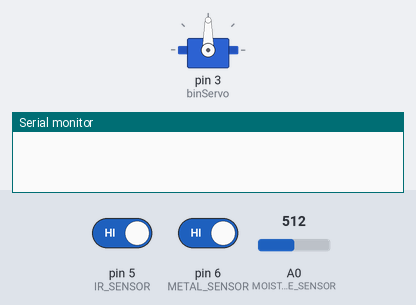
Simulated run of this sketch. Board: Arduino Uno, built with avr-gcc and run on an emulated ATmega328P. Shown: servo, the last lines printed to the serial monitor. Inputs (shaded band) come from the test bench; at power-on: pin 5 (IR_SENSOR) HIGH, A0 (MOISTURE_SENSOR) = 512, pin 6 (METAL_SENSOR) HIGH.

Above: at 1.2 s.
1.3 s: pin 5 (IR_SENSOR) driven LOW
At 2.5 s:
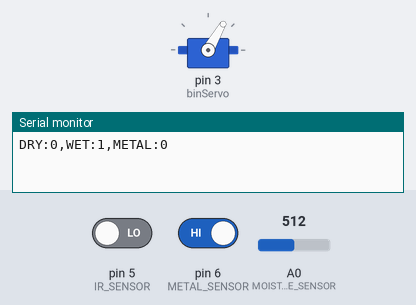
2.8 s: A0 (MOISTURE_SENSOR) set to 487
At 4.3 s:
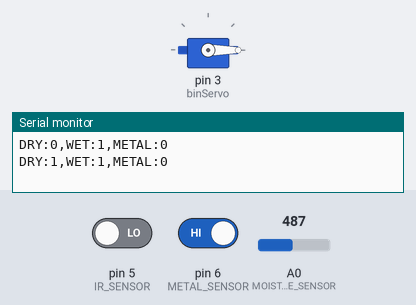
4.8 s: pin 6 (METAL_SENSOR) driven LOW
At 5.8 s:
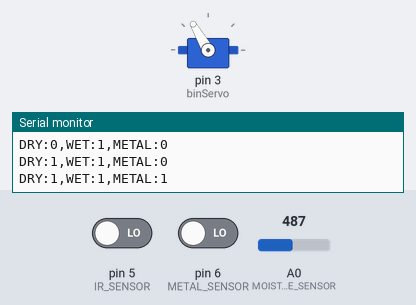
6.8 s: pin 6 (METAL_SENSOR) driven HIGH
At 8.5 s:
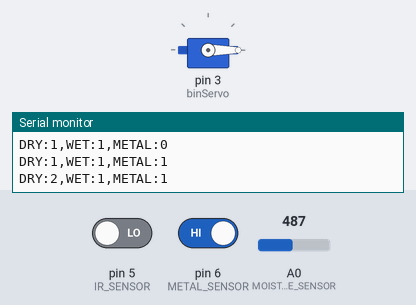
8.8 s: A0 (MOISTURE_SENSOR) set to 510
At 10.1 s:
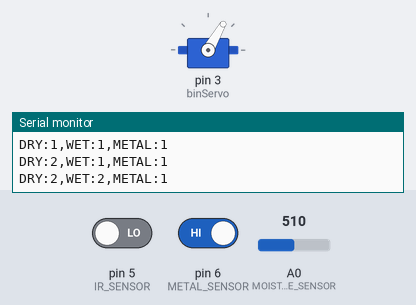
Timing chart, 0 to 11.8 s (numbered marks = the images above; inputs shaded):
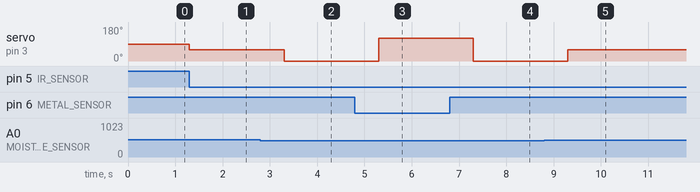

Measured:
- the behaviour switches between 501 and 500 on A0 (MOISTURE_SENSOR) (found by bisection; images 1 and 2)
- after the input at 1.3 s, servo on pin 3 (binServo): 90° → 60° at once
- after the input at 2.8 s, servo on pin 3 (binServo): 60° → 0° after 0.50 s
- after the input at 4.8 s, servo on pin 3 (binServo): 0° → 120° after 0.50 s
- after the input at 6.8 s, servo on pin 3 (binServo): 120° → 0° after 0.50 s
- after the input at 8.8 s, servo on pin 3 (binServo): 0° → 60° after 0.50 s

The sketch:

waste_segmentation.ino
```cpp
#include <Servo.h>

#define IR_SENSOR 5
#define METAL_SENSOR 6
#define MOISTURE_SENSOR A0

Servo binServo;

int dryCount = 0;
int wetCount = 0;
int metalCount = 0;

void setup() {
  Serial.begin(9600);

  pinMode(IR_SENSOR, INPUT);
  pinMode(METAL_SENSOR, INPUT);

  binServo.attach(3);
}

void loop() {

  if (digitalRead(IR_SENSOR) == LOW) {

    if (digitalRead(METAL_SENSOR) == LOW) {
      metalCount++;
      binServo.write(120);
    }
    else {
      int moisture = analogRead(MOISTURE_SENSOR);

      if (moisture > 500) {
        wetCount++;
        binServo.write(60);
      }
      else {
        dryCount++;
        binServo.write(0);
      }
    }

    Serial.print("DRY:");
    Serial.print(dryCount);
    Serial.print(",WET:");
    Serial.print(wetCount);
    Serial.print(",METAL:");
    Serial.println(metalCount);

    delay(2000);
  }
}
```
